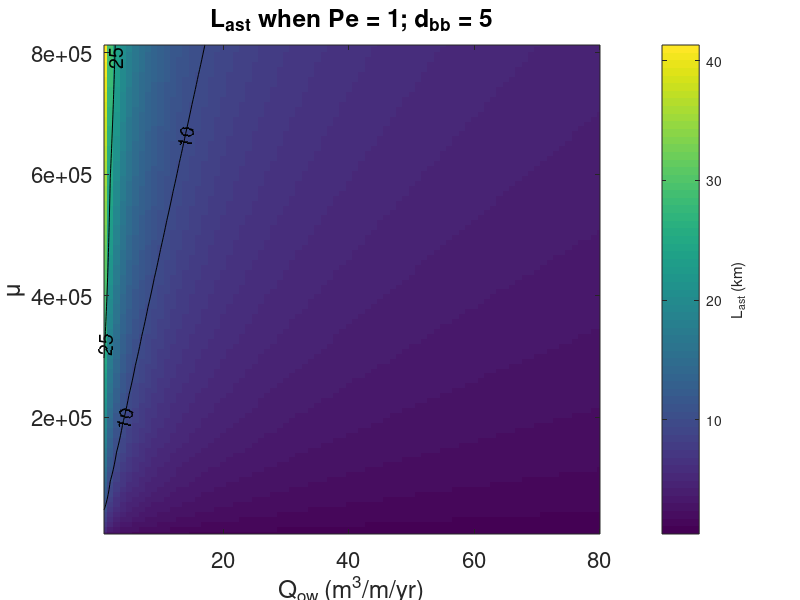
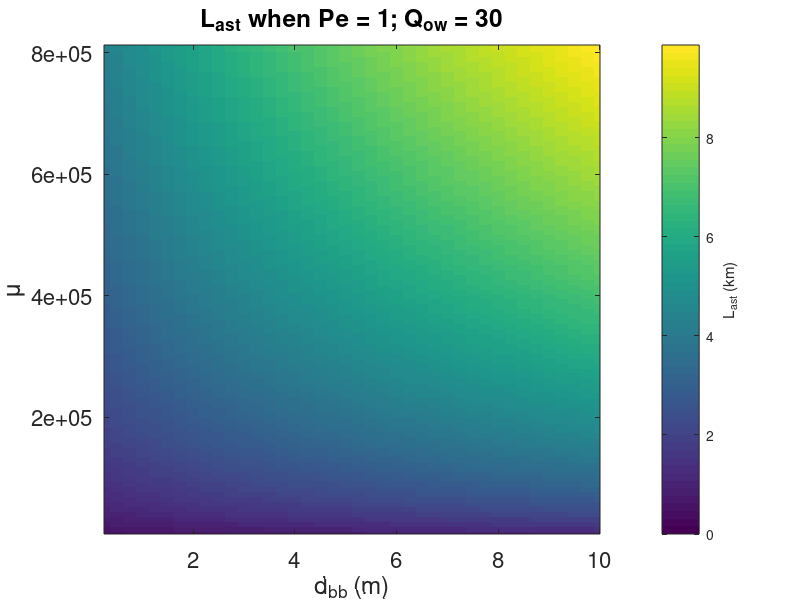

These figures' MATLAB source, in order:
% constants
g = 9.8;
gamma_min = 0.73; %(ranges from 0.73 to 1.03)
gamma_max = 1.03;
Dsf = 10;
T = 8;
H = 1;
psi_min = 0;
psi_max = 1;
psi = 0.01:0.01:1;
gamma = 0.73:0.01:1.03;
E = T.^(1/5)*H.^(12/5);
Dbb = 0.25:0.25:10;
H = 2;
w = 300;
Qow1 = 30;
Dbb1 = 5;
Qow = 1:80;


% first estimates

K1 = 0.39;
K2 = ((sqrt(g.*gamma)./(2*pi)).^(1/5))*K1;
K2_min = ((sqrt(g*gamma_min)./(2*pi))^(1/5))*K1;
K2_max = ((sqrt(g*gamma_max)./(2*pi))^(1/5))*K1;

for k = 1:length(K2)
    for p = 1:length(psi)
        mu_first(k,p) = K2(k)./Dsf.*E*psi(p)*365*60*60*24;
    end
end
% figure()
% imagesc(K2,psi,mu')
% h = colorbar;
% ylabel(h, 'mu')
% xlabel('K2')
% ylabel('psi')
% set(gca,'FontSize',14)
% set(gca,'YDir','normal')
% little variation in K2, so taking the average
K2av = mean(K2)./2; % THIS K2 IS WRONG!!!! MISSING A FACTOR OF 2 SO DIVIDE BY 2! SHOULD BE 0.17!

% % Vary Dbb
% for p = 1:length(psi)
%     mu(p) = K2av./Dsf.*E*psi(p)*365*60*60*24;
%     for d = 1:length(Dbb)
%         L_ast(d,p) = mu(p).*Dbb(d)./Qow1./1000;
%     end
% end
% %  L_ast = mu.*Dbb./Qow;
% figure()
% imagesc(Dbb,psi,L_ast')
% h = colorbar;
% ylabel(h, 'L_a_s_t (km)')
% xlabel('D_b_b')
% ylabel('psi')
% set(gca,'FontSize',14)
% set(gca,'YDir','normal')
% title(sprintf('L_a_s_t when Pe = 1; Qow = %d',Qow1))
% 
% % Vary Qow
% for p = 1:length(psi)
%     mu(p) = K2av./Dsf.*E*psi(p)*365*60*60*24;
%     for q = 1:length(Qow)
%         L_ast2(q,p) = mu(p).*Dbb1./Qow(q)./1000;
%     end
% end
% %  L_ast = mu.*Dbb./Qow;
% figure()
% imagesc(Qow,psi,L_ast2')
% h = colorbar;
% ylabel(h, 'L_a_s_t (km)')
% xlabel('Q_o_w')
% ylabel('psi')
% set(gca,'FontSize',14)
% set(gca,'YDir','normal')
% title(sprintf('L_a_s_t when Pe = 1; Dbb = %d',Dbb1))
% 
% figure()
% imagesc(Qow,psi,log(L_ast2'))
% h = colorbar;
% ylabel(h, 'log (L_a_s_t) log(km)')
% xlabel('Q_o_w')
% ylabel('psi')
% set(gca,'FontSize',14)
% set(gca,'YDir','normal')
% title(sprintf('L_a_s_t when Pe = 1; Dbb = %d',Dbb1))

%% in my code
astfac = 0.1:0.01:1;
K2_LTA = 0.34/2;

for p = 1:length(psi)
       mu_LTA(p) = K2_LTA./Dsf.*E*psi(p)*365*60*60*24;
    for q = 1:length(Qow)
       L_astLTA(q,p) = sqrt(mu_LTA(p).*w.*(Dbb1+H)./Qow(q))./1000;
    end
end
figure()
imagesc(Qow,mu_LTA,L_astLTA')
h = colorbar;
ylabel(h, 'L_a_s_t (km)')
xlabel('Q_o_w (m^3/m/yr)')
ylabel('{\mu}')
% ylabel('{\mu} (m^8^/^5/s^6^/^5)')
set(gca,'YDir','normal')
title(sprintf('L_a_s_t when Pe = 1; d_b_b = %d',Dbb1))
% caxis([0 max(max(L_astLTA))])
set(gca,'colorscale','log')
hold on
[C,h] = contour(Qow,mu_LTA,L_astLTA',[10,25,50,100,150],'LineColor','k');
clabel(C,h,'FontSize',14)
set(gca,'FontSize',16)



% Vary Dbb
for p = 1:length(psi)
    mu(p) = K2_LTA./Dsf.*E*psi(p)*365*60*60*24;
    for d = 1:length(Dbb)
        L_ast(d,p) = sqrt(mu(p).*w.*(Dbb(d)+H)./Qow1)./1000;
    end
end
%  L_ast = mu.*Dbb./Qow;
figure()
imagesc(Dbb,mu,L_ast')
h = colorbar;
ylabel(h, 'L_a_s_t (km)')
xlabel('d_b_b (m)')
ylabel('{\mu}')
% ylabel('{\mu} (m^8^/^5/s^6^/^5)')
set(gca,'YDir','normal')
title(sprintf('L_a_s_t when Pe = 1; Q_o_w = %d',Qow1))
% caxis([0 max(max(L_astLTA))])
set(gca,'colorscale','log')
hold on
[C,h] = contour(Dbb,mu,L_ast',[10,25,50,100,150],'LineColor','k');
clabel(C,h,'FontSize',14)
set(gca,'FontSize',16)

%% Gulf coast
mu_gom = 315360;
db_gom = 5;
Qow_gom = 10;

L_gom = sqrt(mu_gom.*w.*(db_gom+H)./Qow_gom)/1000;

%% calculate Pe for GoM
mu_gom = 315360;
db_gom = 5;
Qow_gom = 10;
L_gom_measured = 16000;

Pe_gom = (Qow_gom/(H+db_gom))*(L_gom_measured.^2)./mu_gom./w


%% now when L_ow is not the same as L_AST
% L_ow = 2000:500:4000; % 2-4 (estimated from barrier islands in AL)
% L_ow = 4000;
% 
% for p = 1:length(psi)
%        mu_LTA(p) = K2_LTA./Dsf.*E*psi(p)*365*60*60*24;
%     for q = 1:length(Qow)
%        L_astLTA(q,p) = sqrt(mu_LTA(p).*Dbb1.*L_ow./Qow(q))./1000;
%     end
% end
% figure()
% imagesc(Qow,psi,L_astLTA')
% h = colorbar;
% ylabel(h, 'L_a_s_t LTA (km)')
% xlabel('Qow')
% ylabel('psi')
% set(gca,'FontSize',14)
% set(gca,'YDir','normal')
% title(sprintf('L_a_s_t calc. in LTA when Pe = 1; Dbb = %d',Dbb1))
% set(gca,'colorscale','log')
